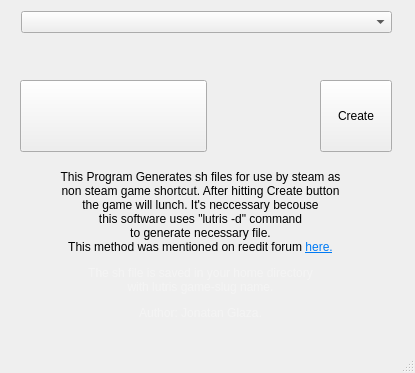
<?xml version="1.0" encoding="UTF-8"?>
<ui version="4.0">
 <class>MainWindow</class>
 <widget class="QMainWindow" name="MainWindow">
  <property name="geometry">
   <rect>
    <x>0</x>
    <y>0</y>
    <width>415</width>
    <height>373</height>
   </rect>
  </property>
  <property name="windowTitle">
   <string>MainWindow</string>
  </property>
  <widget class="QWidget" name="centralwidget">
   <widget class="QPushButton" name="pushButton">
    <property name="geometry">
     <rect>
      <x>320</x>
      <y>80</y>
      <width>72</width>
      <height>72</height>
     </rect>
    </property>
    <property name="text">
     <string>Create</string>
    </property>
   </widget>
   <widget class="QPushButton" name="pushButton_2">
    <property name="geometry">
     <rect>
      <x>20</x>
      <y>80</y>
      <width>187</width>
      <height>72</height>
     </rect>
    </property>
    <property name="text">
     <string/>
    </property>
   </widget>
   <widget class="QWidget" name="layoutWidget">
    <property name="geometry">
     <rect>
      <x>21</x>
      <y>11</y>
      <width>371</width>
      <height>51</height>
     </rect>
    </property>
    <layout class="QVBoxLayout" name="verticalLayout">
     <item>
      <widget class="QComboBox" name="comboBox"/>
     </item>
     <item>
      <widget class="QLabel" name="label">
       <property name="text">
        <string/>
       </property>
      </widget>
     </item>
    </layout>
   </widget>
   <widget class="QLabel" name="label_2">
    <property name="geometry">
     <rect>
      <x>20</x>
      <y>160</y>
      <width>361</width>
      <height>171</height>
     </rect>
    </property>
    <property name="minimumSize">
     <size>
      <width>361</width>
      <height>171</height>
     </size>
    </property>
    <property name="maximumSize">
     <size>
      <width>16777215</width>
      <height>171</height>
     </size>
    </property>
    <property name="text">
     <string>&lt;html&gt;&lt;head/&gt;&lt;body&gt;&lt;p align=&quot;center&quot;&gt;This Program Generates sh files for use by steam as &lt;br/&gt;non steam game shortcut. After hitting Create button &lt;br/&gt;the game will lunch. It's neccessary becouse &lt;br/&gt;this software uses &amp;quot;lutris -d&amp;quot; command &lt;br/&gt;to generate necessary file. &lt;br/&gt;This method was mentioned on reedit forum &lt;a href=&quot;https://www.reddit.com/r/linux_gaming/comments/9lcoly/getting_steam_overlay_to_work_with_lutris_wine/&quot;&gt;&lt;span style=&quot; text-decoration: underline; color:#007af4;&quot;&gt;here.&lt;/span&gt;&lt;/a&gt;&lt;/p&gt;&lt;p align=&quot;center&quot;&gt;&lt;span style=&quot; color:#f4f4f4;&quot;&gt;The sh file is saved in your home directory &lt;br/&gt;with lutris game-slug name.&lt;/span&gt;&lt;/a&gt;&lt;/p&gt;&lt;p align=&quot;center&quot;&gt;&lt;span style=&quot; color:#f4f4f4;&quot;&gt;Author: Jonatan Glaza.&lt;/span&gt;&lt;/a&gt;&lt;/p&gt;&lt;/body&gt;&lt;/html&gt;</string>
    </property>
   </widget>
  </widget>
  <widget class="QMenuBar" name="menubar">
   <property name="geometry">
    <rect>
     <x>0</x>
     <y>0</y>
     <width>415</width>
     <height>20</height>
    </rect>
   </property>
  </widget>
  <widget class="QStatusBar" name="statusbar"/>
 </widget>
 <resources/>
 <connections/>
</ui>
